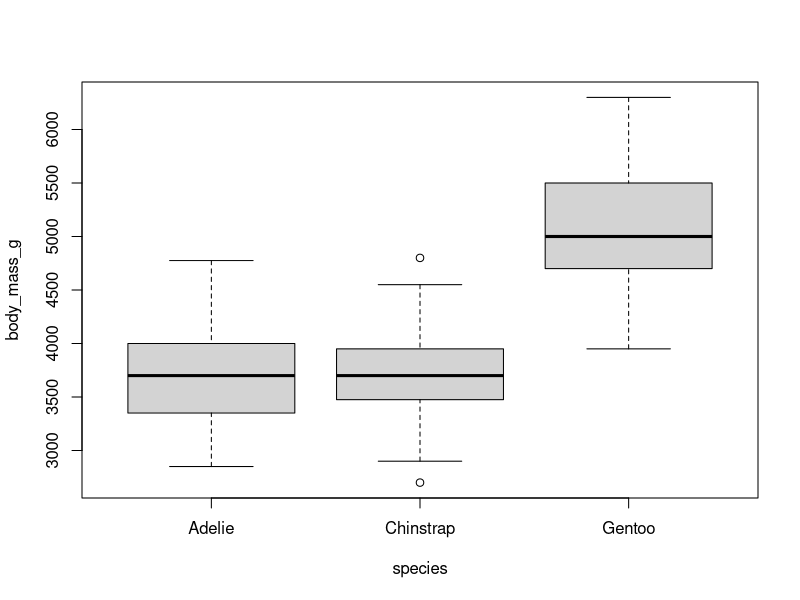
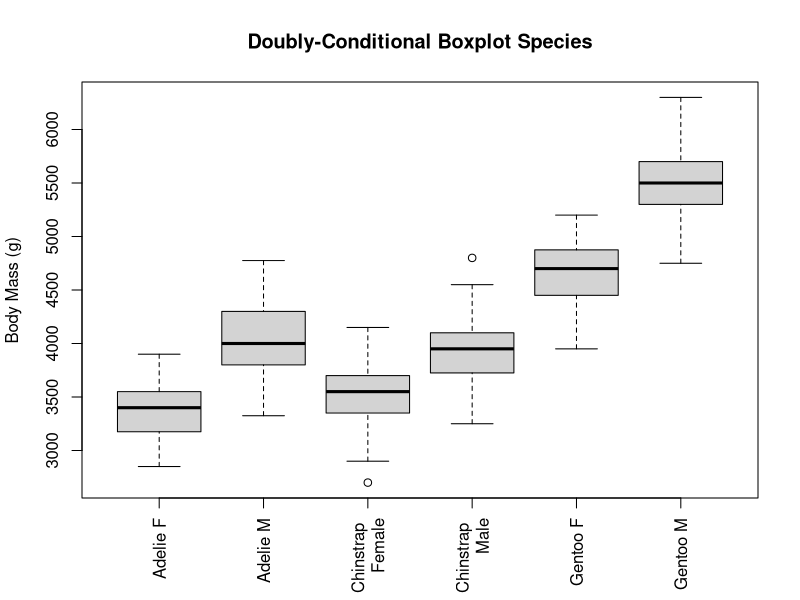

Source code (R) for these figures, in order:
#load in penguins 
require(palmerpenguins)
penguins
#create conditional boxplot 
boxplot(body_mass_g ~ species, data = penguins)

boxplot(body_mass_g ~ sex:species, data = penguins, 
        ylab = 'Body Mass (g)',
        main = 'Doubly-Conditional Boxplot Species', 
        names = c('Adelie F', 'Adelie M', 'Chinstrap \n Female', 'Chinstrap \n Male', 'Gentoo F', 'Gentoo M'), 
        las = 3, xlab = '')

#fit a linear model 
fit_both = lm(body_mass_g ~ sex * species, data = penguins)
summary(fit_both)

#observed mean Chinstrap female penguins 
pen_chin = droplevels(subset(penguins, species == 'Chinstrap'))
pen_fem = droplevels(subset(pen_chin, sex == 'female'))
pen_mean = mean(pen_fem$body_mass_g, na.rm = TRUE)

pen_agg = aggregate(cbind(body_mass_g) ~ species + sex, penguins, mean)
pen_agg
